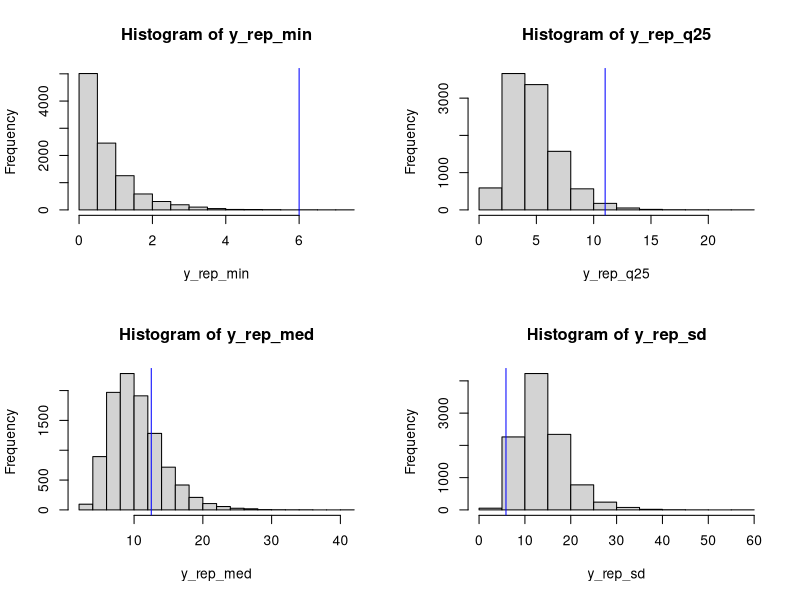
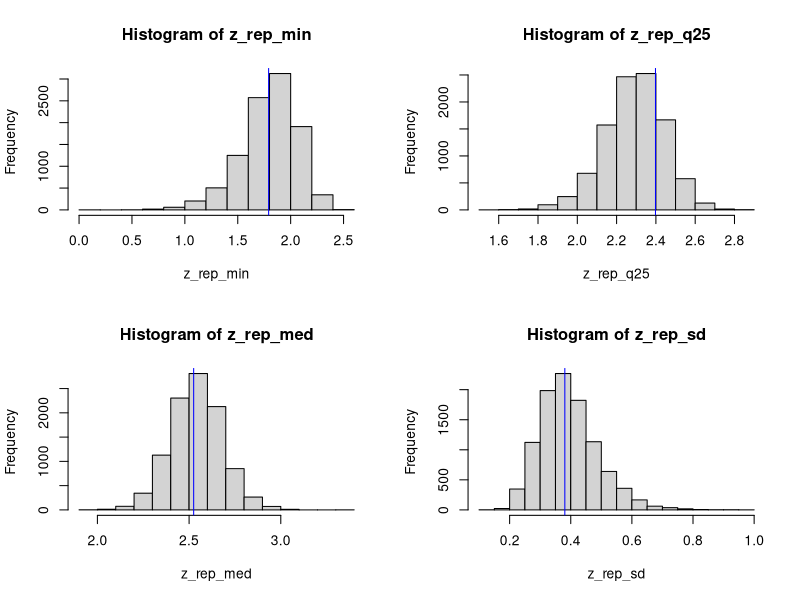
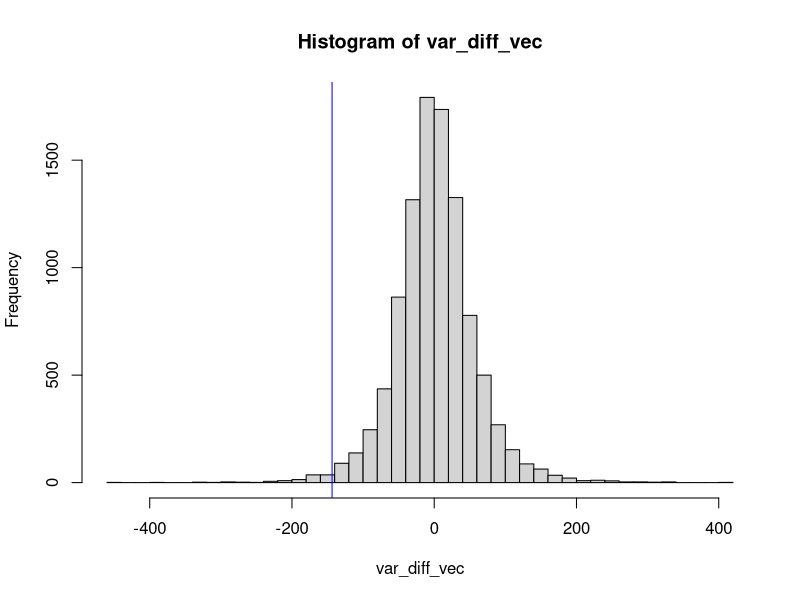
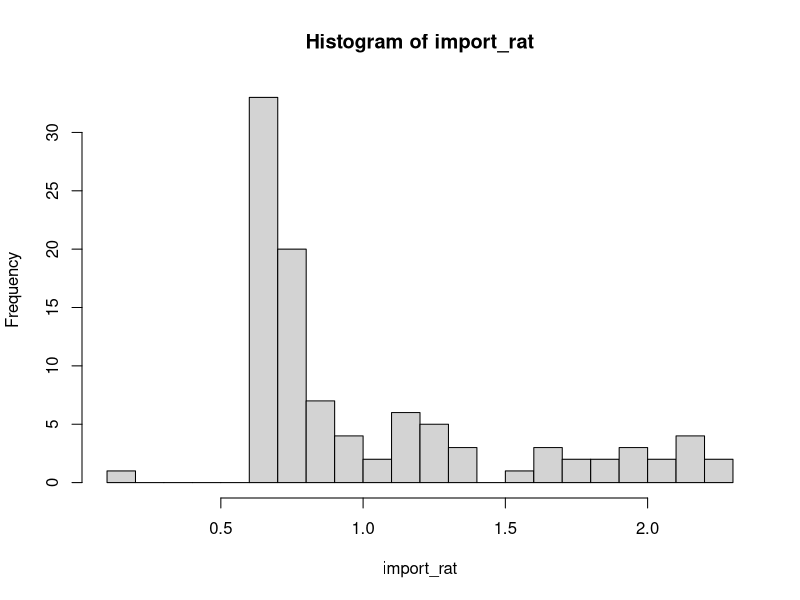
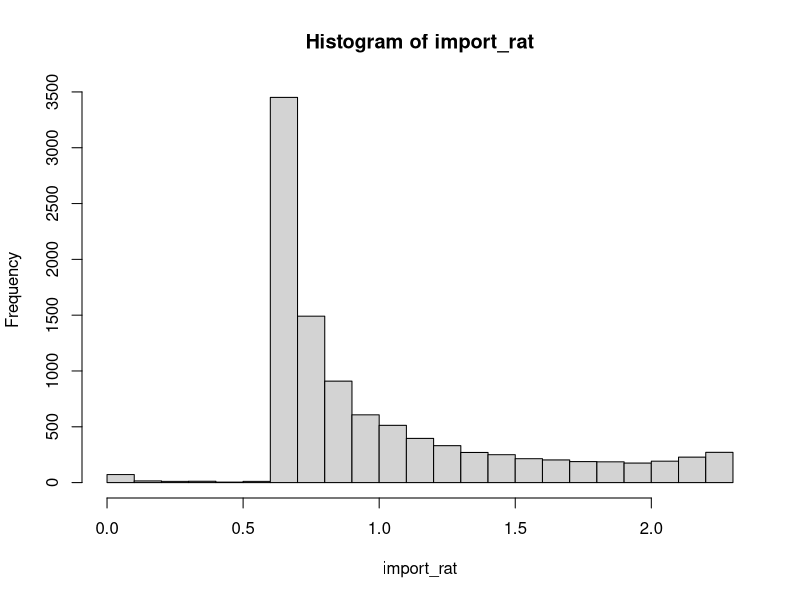
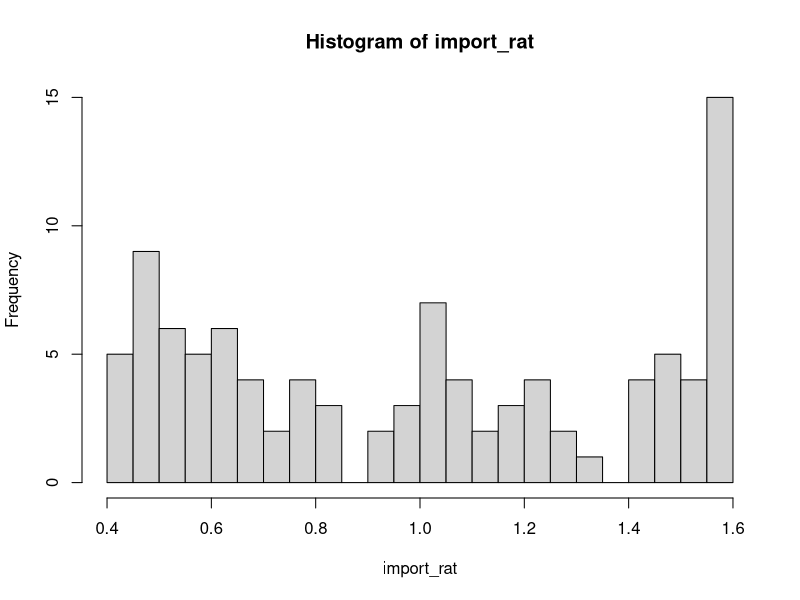
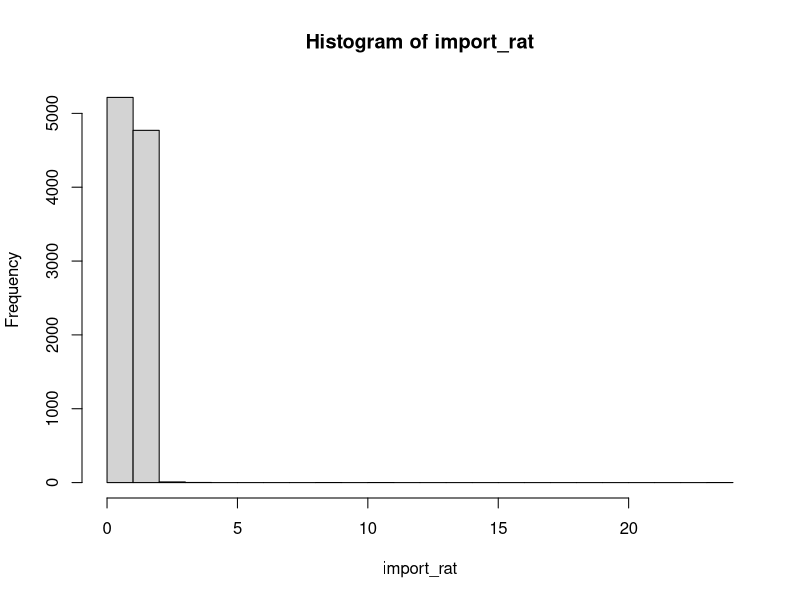

Here is the R script that generated these plots, in order:
## ---- chunk 1

## No scientific notation

options(scipen = 999)

## Load in packages

suppressMessages(
    library(fGarch)
)



########## Problem 1 ##########



## Input the known parameters and data

y <- c(15,9,15,8,8,20,25,31,13,12,11,15,11,13,13,11,11,12,6,14)
n <- length(y)
S <- 10000
alpha <- 5
beta <- alpha * 15

## ---- chunk 2

##### Part i #####



## Sample from the Gamma

samp_1i <- rgamma(n = S, shape = n + alpha, rate = beta + sum(y))

## ---- chunk 3

##### Part ii #####



## Construct the replicate data sets

y_rep <- matrix(0, nrow = S, ncol = n)

for(s in 1:S) {
    
    y_rep[s,] <- rexp(n = n, rate = samp_1i[s])
    
}

## ---- chunk 4

##### Part iii #####



## Compute the required test statistics for each replicate data set

y_rep_min <- apply(y_rep, 1, min)
y_rep_q25 <- apply(y_rep, 1, quantile, probs = 0.25)
y_rep_med <- apply(y_rep, 1, median)
y_rep_sd <- apply(y_rep, 1, sd)

par(mfrow = c(2, 2))

hist(x = y_rep_min)
abline(v = min(y), col = 'blue')

hist(x = y_rep_q25)
abline(v = quantile(y, 0.25), col = 'blue')

hist(x = y_rep_med)
abline(v = median(y), col = 'blue')

hist(x = y_rep_sd)
abline(v = sd(y), col = 'blue')

## ---- chunk 5

##### Part iv #####



## Compute the posterior predictive p-values for each statistic

pval_min <- mean(y_rep_min > min(y))
pval_q25 <- mean(y_rep_q25 > quantile(y, 0.25))
pval_med <- mean(y_rep_med > median(y))
pval_sd <- mean(y_rep_sd > sd(y))

## Probability of waiting at most 10 minutes

wait_10 <- mean(y_rep < 10)

## Output the results

cat("Minimum p-value: ", round(pval_min, 4))
cat("25% Quantile p-value: ", round(pval_q25, 4))
cat("Median p-value: ", round(pval_med, 4))
cat("Standard Deviation p-value: ", round(pval_sd, 4))
cat("Probability 10 Minute Wait: ", round(wait_10, 4))

## ---- chunk 6

########## Problem 2 ##########



## Input the known parameters and data

z <- log(y)
n <- length(z)
S <- 10000
alpha <- 0.01
beta <- 0.01

## Draw the sample from the posterior

s_squared <- sd(z)^2
post_tau <- rgamma(n = S, 
                  shape = alpha + (n - 1)/2,
                  rate = beta + (n - 1) * (s_squared / 2))

post_sigma <- 1/sqrt(post_tau)

Q_mu <- n * post_tau
ell_mu <- n * post_tau * mean(z)
post_mu <- rnorm(n = S, mean = (Q_mu^-1) * ell_mu, sd = sqrt(Q_mu^-1))

## ---- chunk 7

##### Part i #####



## Construct the replicate data set

z_rep <- matrix(0, nrow = S, ncol = n)

for(s in 1:S) {
    
    z_rep[s,] <- rnorm(n = n, mean = post_mu[s], sd = post_sigma[s])
    
}

## Compute the required test statistics for each replicate data set

z_rep_min <- apply(z_rep, 1, min)
z_rep_q25 <- apply(z_rep, 1, quantile, probs = 0.25)
z_rep_med <- apply(z_rep, 1, median)
z_rep_sd <- apply(z_rep, 1, sd)

par(mfrow = c(2, 2))

hist(x = z_rep_min)
abline(v = min(z), col = 'blue')

hist(x = z_rep_q25)
abline(v = quantile(z, 0.25), col = 'blue')

hist(x = z_rep_med)
abline(v = median(z), col = 'blue')

hist(x = z_rep_sd)
abline(v = sd(z), col = 'blue')

## Compute the posterior predictive p-values for each statistic

pval_min <- mean(z_rep_min > min(z))
pval_q25 <- mean(z_rep_q25 > quantile(z, 0.25))
pval_med <- mean(z_rep_med > median(z))
pval_sd <- mean(z_rep_sd > sd(z))

## Output the results

cat("Minimum p-value: ", round(pval_min, 4))
cat("25% Quantile p-value: ", round(pval_q25, 4))
cat("Median p-value: ", round(pval_med, 4))
cat("Standard Deviation p-value: ", round(pval_sd, 4))

## ---- chunk 8

##### Part ii #####



## Probability of waiting at most 10 minutes

wait_10 <- mean(z_rep < log(10))

## Output the results

cat("Probability 10 Minute Wait: ", round(wait_10, 4))

## ---- chunk 9

########## Problem 3 ##########



## Load in the data and known parameters

y <- c(1.960,
      1.823,
      0.968,
      2.753,
      0.779,
      3.003,
      2.463,
      2.197,
      2.806,
      3.137,
      -1.813,
      -4.242,
      -19.780,
      8.597,
      -3.134,
      7.486,
      12.621,
      -11.511,
      -12.746,
      17.244)
n <- length(y)
S <- 10000
alpha <- 0.01
beta <- 0.01

## ---- chunk 10

##### Part i #####



## Draw the sample from the posterior

s_squared <- sd(y)^2
post_tau <- rgamma(n = S, 
                   shape = alpha + (n - 1)/2,
                   rate = beta + (n - 1) * (s_squared / 2))

post_sigma <- 1/sqrt(post_tau)

Q_mu <- n * post_tau
ell_mu <- n * post_tau * mean(y)
post_mu <- rnorm(n = S, mean = (Q_mu^-1) * ell_mu, sd = sqrt(Q_mu^-1))

## ---- chunk 11

##### Part ii #####



## Construct the replicate data set

y_rep <- matrix(0, nrow = S, ncol = n)

for(s in 1:S) {
    
    y_rep[s,] <- rnorm(n = n, mean = post_mu[s], sd = post_sigma[s])
    
}

## ---- chunk 12

##### Part iii #####



## Compute the variance difference of the first 10 minus second 10 observation

y_1_var <- var(y[1:10])
y_2_var <- var(y[11:20])

var_diff <- y_1_var - y_2_var

## Compute the same variance for the replicate data

var_diff_vec <- numeric()

for (i in 1:S) {
    
    y_1_temp <- var(y_rep[i, 1:10])
    y_2_temp <- var(y_rep[i, 11:20])
    var_diff_vec[i] <- y_1_temp - y_2_temp
    
}

## Plot the histogram of the results

par(mfrow = c(1, 1))

hist(var_diff_vec, breaks = 50)
abline(v = var_diff, col = 'blue')

## ---- chunk 13

##### Part iv #####



## Posterior predictive p-value

post_pred <- mean(var_diff < var_diff_vec)

## Output the results

cat("Probability 10 Minute Wait: ", round(post_pred, 4))

## ---- chunk 14

########## Problem 4 ##########



##### Exercise 10.6 #####



### Part a ####



## Input the known parameters

S <- 100
mu <- 0
var <- 1
deg_free <- 3

## Sample theta from g

theta <- rstd(n = S, mean = mu, sd = sqrt(var), nu = deg_free)

## Calculate and plot the importance ratios

import_rat <- dnorm(x = theta, mean = mu, sd = sqrt(var)) /
    dstd(x = theta, mean = mu, sd = sqrt(var), nu = deg_free)

hist(import_rat, breaks = 20)

## ---- chunk 15

### Part b ###



## Compute the importance sampled EX and VarX

ex_imp <- ((1/S) * sum(theta * import_rat)) / ((1/S) * sum(import_rat))
var_imp <- ((1/S) * sum(theta^2 * import_rat)) / ((1/S) * sum(import_rat)) - ex_imp^2

## Compute the true EX and VarX

ex_true <- 0
var_true <- 1

## Output the results

cat("Importance Sampled Expected Value: ", round(ex_imp, 4))
cat("True Expected Value: ", round(ex_true, 4))
cat("Importance Sampled Variance: ", round(var_imp, 4))
cat("True Variance: ", round(var_true, 4))

## ---- chunk 16

### Part c ###



## Input the known parameters

S <- 10000
mu <- 0
var <- 1
deg_free <- 3

## Sample theta from g

theta <- rstd(n = S, mean = mu, sd = sqrt(var), nu = deg_free)

## Calculate and plot the importance ratios

import_rat <- dnorm(x = theta, mean = mu, sd = sqrt(var)) /
    dstd(x = theta, mean = mu, sd = sqrt(var), nu = deg_free)

hist(import_rat, breaks = 20)

## Compute the importance sampled EX and VarX

ex_imp <- ((1/S) * sum(theta * import_rat)) / ((1/S) * sum(import_rat))
var_imp <- ((1/S) * sum(theta^2 * import_rat)) / ((1/S) * sum(import_rat)) - ex_imp^2

## Compute the true EX and VarX

ex_true <- 0
var_true <- 1

## Output the results

cat("Importance Sampled Expected Value: ", round(ex_imp, 4))
cat("True Expected Value: ", round(ex_true, 4))
cat("Importance Sampled Variance: ", round(var_imp, 4))
cat("True Variance: ", round(var_true, 4))

## ---- chunk 17

### Part d ###



## Compute the effective sample size

S_eff <- 1 / (sum((import_rat / sum(sample(import_rat)))^2))

## Output the results

cat("Effective Sample Size: ", round(S_eff, 4))

## ---- chunk 18

##### Exercise 10.7 #####



### Part a ####



## Input the known parameters

S <- 100
mu <- 0
var <- 1
deg_free <- 3

## Sample theta from g

theta <- rnorm(n = S, mean = mu, sd = sqrt(var))

## Calculate and plot the importance ratios

import_rat <- dstd(x = theta, mean = mu, sd = sqrt(var), nu = deg_free) /
    dnorm(x = theta, mean = mu, sd = sqrt(var))

hist(import_rat, breaks = 20)

## ---- chunk 19

### Part b ###



## Compute the importance sampled EX and VarX

ex_imp <- ((1/S) * sum(theta * import_rat)) / ((1/S) * sum(import_rat))
var_imp <- ((1/S) * sum(theta^2 * import_rat)) / ((1/S) * sum(import_rat)) - ex_imp^2

## Compute the true EX and VarX

ex_true <- 0
var_true <- 1

## Output the results

cat("Importance Sampled Expected Value: ", round(ex_imp, 4))
cat("True Expected Value: ", round(ex_true, 4))
cat("Importance Sampled Variance: ", round(var_imp, 4))
cat("True Variance: ", round(var_true, 4))

## ---- chunk 20

### Part c ###



## Input the known parameters

S <- 10000
mu <- 0
var <- 1
deg_free <- 3

## Sample theta from g

theta <- rnorm(n = S, mean = mu, sd = sqrt(var))

## Calculate and plot the importance ratios

import_rat <- dstd(x = theta, mean = mu, sd = sqrt(var), nu = deg_free) /
    dnorm(x = theta, mean = mu, sd = sqrt(var))

hist(import_rat, breaks = 20)

## Compute the importance sampled EX and VarX

ex_imp <- ((1/S) * sum(theta * import_rat)) / ((1/S) * sum(import_rat))
var_imp <- ((1/S) * sum(theta^2 * import_rat)) / ((1/S) * sum(import_rat)) - ex_imp^2

## Compute the true EX and VarX

ex_true <- 0
var_true <- 1

## Output the results

cat("Importance Sampled Expected Value: ", round(ex_imp, 4))
cat("True Expected Value: ", round(ex_true, 4))
cat("Importance Sampled Variance: ", round(var_imp, 4))
cat("True Variance: ", round(var_true, 4))

## ---- chunk 21

### Part d ###



## Compute the effective sample size

S_eff <- 1 / (sum((import_rat / sum(sample(import_rat)))^2))

## Output the results

cat("Effective Sample Size: ", round(S_eff, 4))
